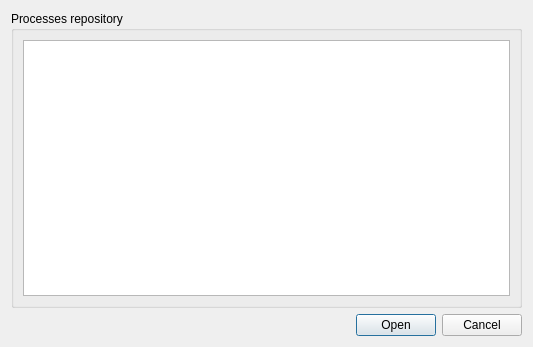
<?xml version="1.0" encoding="UTF-8"?>
<ui version="4.0">
 <class>OpenCaseForm</class>
 <widget class="QWidget" name="OpenCaseForm">
  <property name="geometry">
   <rect>
    <x>0</x>
    <y>0</y>
    <width>533</width>
    <height>347</height>
   </rect>
  </property>
  <property name="windowTitle">
   <string>Form</string>
  </property>
  <layout class="QVBoxLayout" name="verticalLayout">
   <item>
    <widget class="QGroupBox" name="groupBox">
     <property name="title">
      <string>Processes repository</string>
     </property>
     <property name="flat">
      <bool>false</bool>
     </property>
     <layout class="QVBoxLayout" name="verticalLayout_2">
      <item>
       <widget class="QListView" name="list_view_cases"/>
      </item>
     </layout>
    </widget>
   </item>
   <item>
    <widget class="QDialogButtonBox" name="open_case_dialog_button_box">
     <property name="orientation">
      <enum>Qt::Horizontal</enum>
     </property>
     <property name="standardButtons">
      <set>QDialogButtonBox::Cancel|QDialogButtonBox::Open</set>
     </property>
    </widget>
   </item>
  </layout>
 </widget>
 <resources/>
 <connections/>
</ui>
